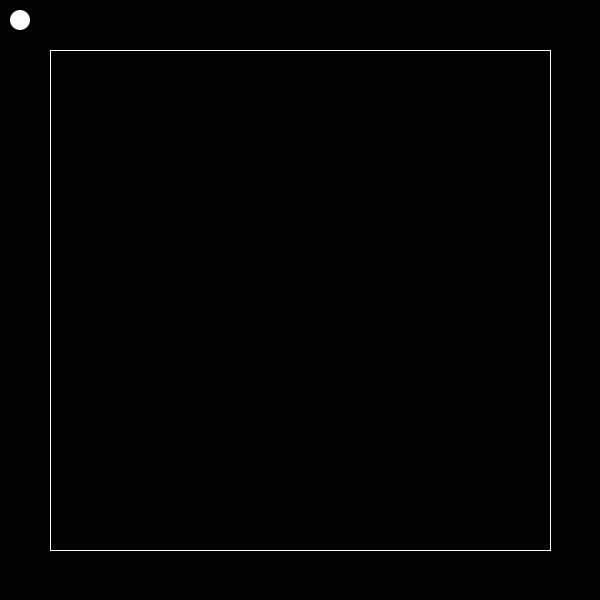
Frame 1 (no input)
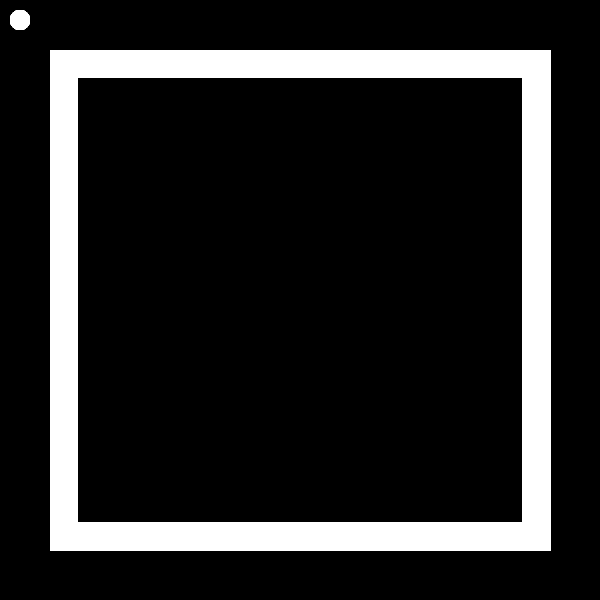
Frame 60 (the mouse pressed at the canvas centre just before this capture)
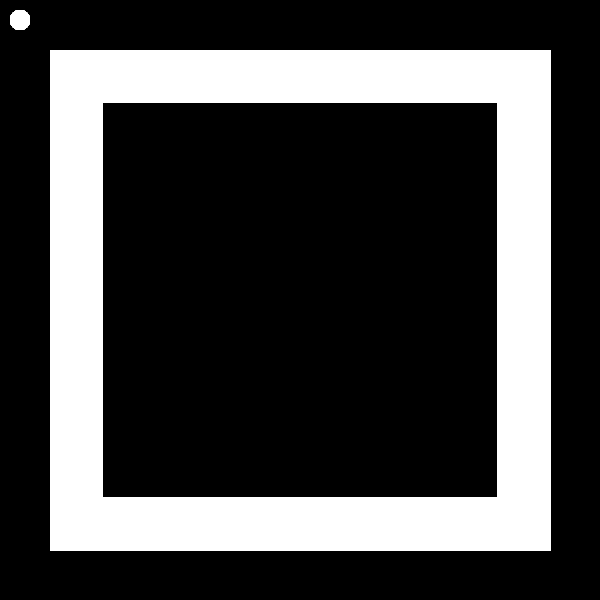
Frame 120 (the mouse held since frame 60 and released just before this capture)

The Processing sketch that drew these frames (run headless with seeded random() and noise(); from frame 60 on, the mouse is pressed at the canvas centre):

// Processing sketch: bouncing_ball
// ── bouncing_ball.pde
float xMove = 500;
float yMove = 500;

void setup(){
 size(600,600);
 background(0,0,0);
 rectMode(CENTER);
} 

void draw(){
  clear();
 noFill();
 stroke(255,255,255);
 rect(300,300,xMove,yMove); 
 
 xMove = xMove *0.998;
 yMove = yMove *0.998;
 
 noStroke();
 fill(255,255,255);
 circle(20,20,20); 
}
